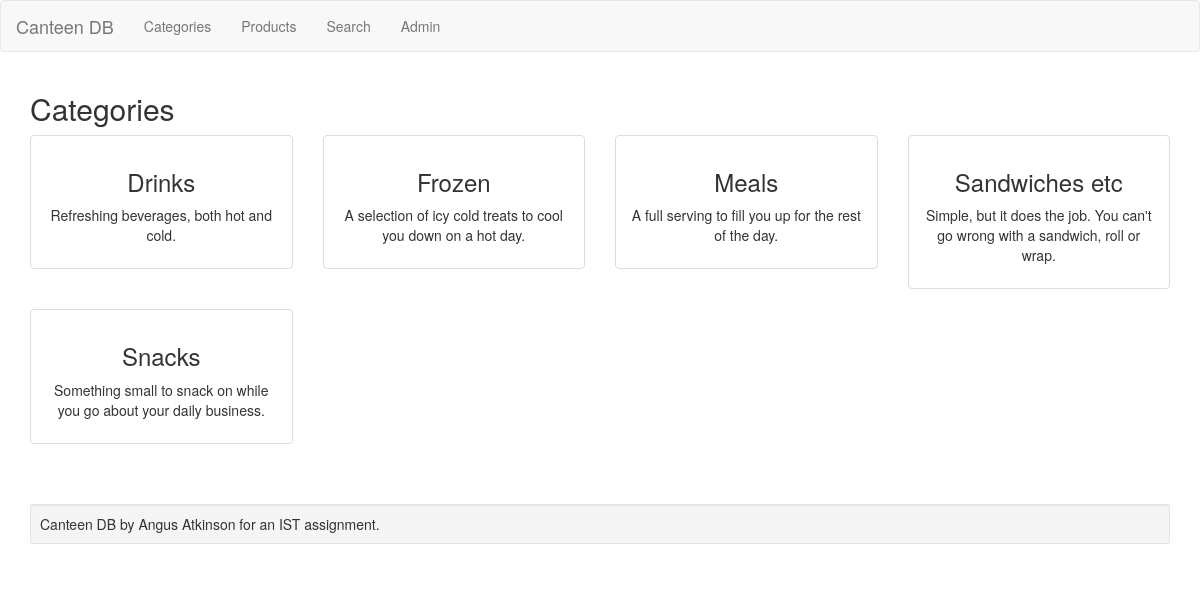
Page /categories/ on the committed database.
### shoppingapp/models.py (models this page shows, shortened)
class Category(models.Model):
    category_name = models.CharField(max_length=200)
    description = models.TextField()
    class Meta:
        verbose_name_plural = "categories"

### shoppingapp/views.py (the view)
# urls.py: url(r'^categories/$', views.categories, name='categories'),
def categories(request):
    categories_list = Category.objects.order_by('category_name')
    context = {'categories_list': categories_list}
    return render(request, 'shoppingapp/categories.html', context)

### shoppingapp/templates/shoppingapp/categories.html
{% extends 'shoppingapp/base.html' %}
{% block content %}
<h2>Categories</h2>
<div class="row">
{% for category in categories_list %}
  <div class="col-sm-6 col-md-3">
    <a href="/categories/{{ category.pk }}" class="thumbnail">
      <div class="caption">
        <h3>{{ category.category_name }}</h3>
        <p>{{ category.description }}</p>
      </div>
    </a>
  </div>
{% endfor %}
</div>
{% endblock %}

### shoppingapp/static/shoppingapp/css/style.css (style rules this page uses)
.thumbnail .caption { text-align: center; }

### rows in the picture
Category: category_name "Drinks", description "Refreshing beverages, both hot and cold."
Category: category_name "Frozen", description "A selection of icy cold treats to cool you down on a hot day."
Category: category_name "Meals", description "A full serving to fill you up for the rest of the day."
Category: category_name "Sandwiches etc", description "Simple, but it does the job. You can't go wrong with a sandwich, roll or wrap."
Category: category_name "Snacks", description "Something small to snack on while you go about your daily business."
